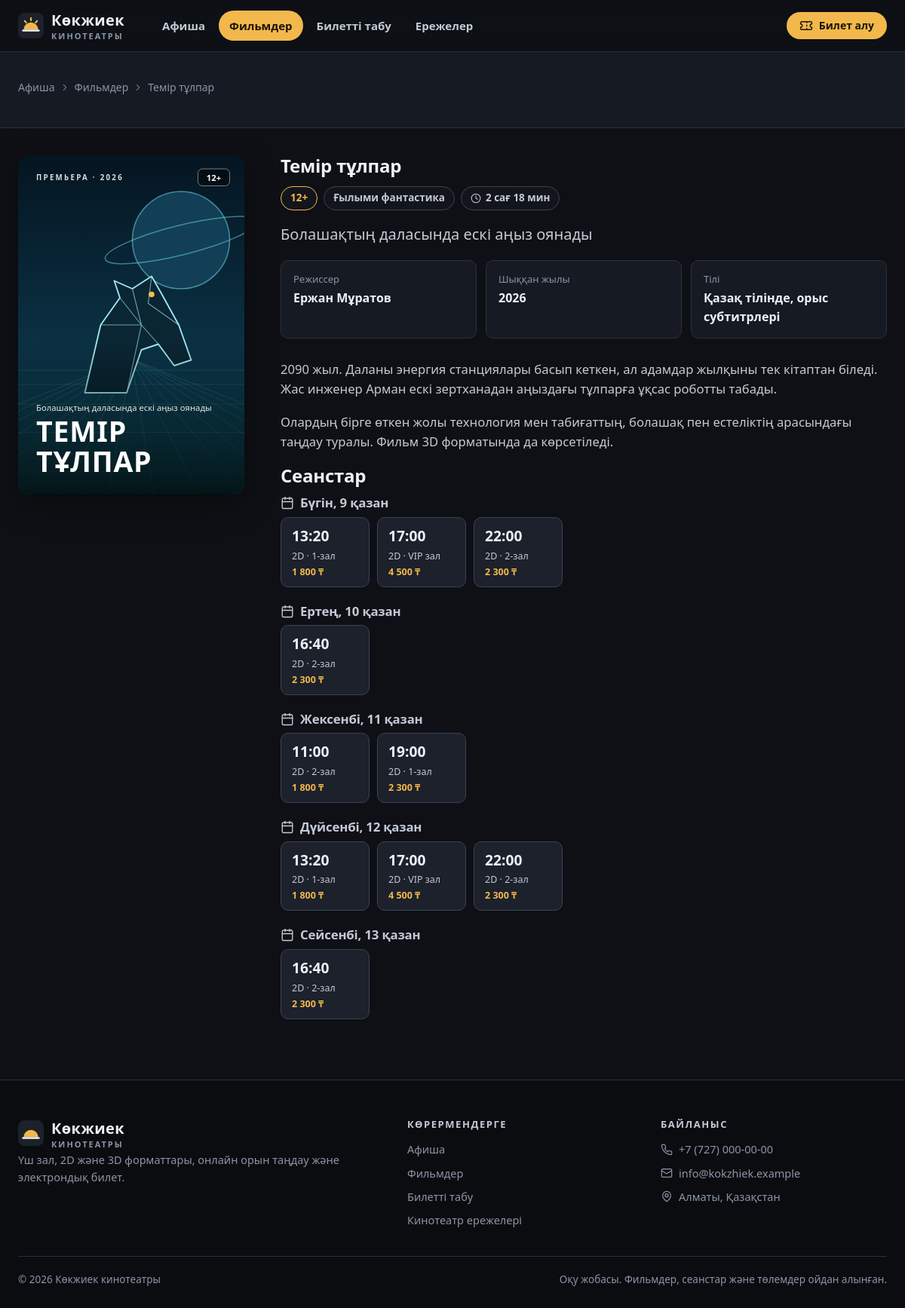
/movies/temir-tulpar, run on the app's committed database.
### tables this page shows
CREATE TABLE movies (
    id INTEGER PRIMARY KEY AUTOINCREMENT,
    slug TEXT NOT NULL UNIQUE,
    title TEXT NOT NULL,
    genre TEXT NOT NULL,
    duration_min INTEGER NOT NULL,
    age_rating TEXT NOT NULL,
    director TEXT NOT NULL,
    language TEXT NOT NULL,
    year INTEGER NOT NULL,
    tagline TEXT NOT NULL,
    description TEXT NOT NULL,
    featured INTEGER NOT NULL DEFAULT 0
);

CREATE TABLE showtimes (
    id INTEGER PRIMARY KEY AUTOINCREMENT,
    movie_id INTEGER NOT NULL REFERENCES movies (id),
    hall_id INTEGER NOT NULL REFERENCES halls (id),
    starts_at TEXT NOT NULL,
    format TEXT NOT NULL CHECK (format IN ('2D', '3D')),
    price INTEGER NOT NULL
);

CREATE TABLE halls (
    id INTEGER PRIMARY KEY AUTOINCREMENT,
    name TEXT NOT NULL,
    rows_count INTEGER NOT NULL,
    seats_per_row INTEGER NOT NULL,
    kind TEXT NOT NULL CHECK (kind IN ('standard', 'vip'))
);

### kokzhiek/views.py (the view)
@bp.route("/movies/<slug>")
def movie_detail(slug):
    movie = catalog.get_movie(slug)
    if movie is None:
        abort(404)
    return render_template("movies/detail.html", movie=movie, days=catalog.showtimes_for_movie(movie["id"]))

### kokzhiek/catalog.py (called while the page is built)
def now_text():
    return datetime.now().strftime("%Y-%m-%d %H:%M")

def get_movie(slug):
    return get_db().execute("SELECT * FROM movies WHERE slug = ?", (slug,)).fetchone()

def showtimes_for_movie(movie_id):
    rows = get_db().execute(
        SHOWTIME_QUERY + " WHERE s.movie_id = ? AND s.starts_at > ? ORDER BY s.starts_at",
        (movie_id, now_text()),
    ).fetchall()
    days = []
    for row in rows:
        day = row["starts_at"][:10]
        if not days or days[-1]["day"] != day:
            days.append({"day": day, "showtimes": []})
        days[-1]["showtimes"].append(row)
    return days

### kokzhiek/db.py (called while the page is built)
def get_db():
    if "db" not in g:
        g.db = sqlite3.connect(current_app.config["DATABASE"])
        g.db.row_factory = sqlite3.Row
        g.db.execute("PRAGMA foreign_keys = ON")
    return g.db

### kokzhiek/filters.py (called while the page is built)
def to_datetime(value):
    if isinstance(value, datetime):
        return value
    if isinstance(value, date):
        return datetime(value.year, value.month, value.day)
    text = str(value)
    return datetime.strptime(text[:16], "%Y-%m-%d %H:%M") if len(text) >= 16 else datetime.strptime(text[:10], "%Y-%m-%d")

def format_number(value):
    return f"{int(round(value)):,}".replace(",", NBSP)

def format_money(value):
    return f"{format_number(value)}{NBSP}₸"

def format_date(value, weekday=True):
    moment = to_datetime(value)
    text = f"{moment.day}{NBSP}{MONTHS[moment.month - 1]}"
    if weekday:
        text += f", {WEEKDAYS[moment.weekday()]}"
    return text

def format_time(value):
    return to_datetime(value).strftime("%H:%M")

def day_label(value):
    day = to_datetime(value).date()
    today = date.today()
    if day == today:
        return "Бүгін"
    if day == today + timedelta(days=1):
        return "Ертең"
    return WEEKDAYS[day.weekday()].capitalize()

def format_duration(minutes):
    hours, rest = divmod(int(minutes), 60)
    return f"{hours}{NBSP}сағ {rest:02d}{NBSP}мин" if hours else f"{rest}{NBSP}мин"

def init_app(app):
    app.jinja_env.filters.update(
        number=format_number,
        money=format_money,
        kzdate=format_date,
        hhmm=format_time,
        day_label=day_label,
        duration=format_duration,
        phone=format_phone,
    )
    app.jinja_env.globals["barcode"] = barcode
    @app.context_processor
    def inject_globals():
        return {"current_year": date.today().year}

### kokzhiek/templates/movies/detail.html (shortened to what this page needs)
{% extends "base.html" %}
{% block content %}
<header class="page-header">
  <div class="container">
    <ol class="breadcrumbs">
      <li><a href="{{ url_for('main.index') }}">Афиша</a>{{ icon("chevron-right", 14) }}</li>
      <li><a href="{{ url_for('main.movies') }}">Фильмдер</a>{{ icon("chevron-right", 14) }}</li>
      <li aria-current="page">{{ movie.title }}</li>
    </ol>
  </div>
</header>
<section class="page-body">
  <div class="container movie-layout">
    <img class="poster" src="{{ url_for('static', filename='img/posters/' ~ movie.slug ~ '.svg') }}" alt="«{{ movie.title }}» фильмінің постері" width="300" height="450">
    <div>
      <h1>{{ movie.title }}</h1>
      <ul class="meta">
        <li class="pill pill-age">{{ movie.age_rating }}</li>
        <li class="pill">{{ movie.genre }}</li>
        <li class="pill">{{ icon("clock", 14) }}{{ movie.duration_min|duration }}</li>
      </ul>
      <p class="hero-tagline">{{ movie.tagline }}</p>
      <dl class="facts">
        <div><dt>Режиссер</dt><dd>{{ movie.director }}</dd></div>
        <div><dt>Шыққан жылы</dt><dd>{{ movie.year }}</dd></div>
        <div><dt>Тілі</dt><dd>{{ movie.language }}</dd></div>
      </dl>
      <div class="prose">
        {% for paragraph in movie.description.split("\n\n") %}
          <p>{{ paragraph }}</p>
        {% endfor %}
      </div>
      <h2 id="sessions">Сеанстар</h2>
      {% if days %}
        {% for block in days %}
          <div class="day-block">
            <h3>{{ icon("calendar", 18) }}{{ block.day|day_label }}, {{ block.day|kzdate(false) }}</h3>
            <ul class="showtime-grid">
              {% for item_showtime in block.showtimes %}
                {% set sold_out = item_showtime.seats_left <= 0 %}
                <li>
                  <a class="showtime{% if sold_out %} is-sold{% endif %}" href="{{ url_for('main.showtime', showtime_id=item_showtime.id) }}">
                    <strong>{{ item_showtime.starts_at|hhmm }}</strong>
                    <span>{{ item_showtime.format }} · {{ item_showtime.hall_name }}</span>
                    <span class="price">{% if sold_out %}Орын жоқ{% else %}{{ item_showtime.price|money }}{% endif %}</span>
                  </a>
                </li>
              {% endfor %}
            </ul>
          </div>
        {% endfor %}
      {% else %}
        <div class="empty-state">
          {{ icon("calendar", 36) }}
          <h3>Жақын күндері сеанс жоқ</h3>
          <p>Афишаны кейінірек тексеріңіз.</p>
        </div>
      {% endif %}
    </div>
  </div>
</section>
{% endblock %}

### kokzhiek/static/css/style.css (style rules this page uses)
:root { --bg: #0e1015; --surface: #161a22; --surface-2: #1c212b; --surface-3: #242a36; --line: #2a3140; --line-2: #394256; --text: #eef1f6; --text-2: #c3cad6; --muted: #8b95a7; --accent: #f2b84b; --accent-hover: #f6c96f; --accent-ink: #1b1406; --accent-soft: rgba(242, 184, 75, 0.14); --red: #ef6b62; --red-soft: rgba(239, 107, 98, 0.14); --green: #46c08a; --green-soft: rgba(70, 192, 138, 0.14); --blue: #6db3f2; --blue-soft: rgba(109, 179, 242, 0.14); --seat: #2b3244; --seat-line: #3d465d; --radius-sm: 6px; --radius: 10px; --radius-lg: 16px; --shadow: 0 12px 40px rgba(0, 0, 0, 0.35); --font: "Segoe UI", system-ui, -apple-system, "Helvetica Neue", Roboto, Arial, sans-serif; --container: 1200px; --header-h: 68px; color-scheme: dark; }
*, *::before, *::after { box-sizing: border-box; }
html { scroll-behavior: smooth; -webkit-text-size-adjust: 100%; }
body { margin: 0; min-height: 100vh; display: flex; flex-direction: column; font-family: var(--font); font-size: 16px; line-height: 1.6; color: var(--text); background: var(--bg); -webkit-font-smoothing: antialiased; }
h1, h2, h3 { margin: 0 0 0.5em; line-height: 1.2; letter-spacing: -0.01em; }
p { margin: 0 0 1em; }
a { color: var(--accent); text-underline-offset: 3px; }
img { max-width: 100%; display: block; }
ul, ol { margin: 0; padding: 0; }
.container { width: 100%; max-width: var(--container); margin: 0 auto; padding: 0 24px; }
.icon { display: inline-block; flex-shrink: 0; vertical-align: middle; }
.hero-tagline { font-size: 1.25rem; color: var(--text-2); margin-bottom: 18px; }
.meta { display: flex; flex-wrap: wrap; align-items: center; gap: 8px; margin-bottom: 16px; list-style: none; }
.pill { display: inline-flex; align-items: center; gap: 6px; padding: 4px 12px; border: 1px solid var(--line-2); border-radius: 999px; font-size: 13.5px; font-weight: 600; color: var(--text-2); background: rgba(22, 26, 34, 0.6); white-space: nowrap; }
.pill-age { border-color: var(--accent); color: var(--accent); }
.showtime-grid { display: flex; flex-wrap: wrap; gap: 10px; list-style: none; }
.showtime { display: grid; gap: 1px; min-width: 118px; padding: 9px 14px; border: 1px solid var(--line-2); border-radius: var(--radius); background: var(--surface-2); color: var(--text-2); text-decoration: none; transition: border-color 0.15s ease, transform 0.15s ease; }
.showtime strong { font-size: 1.2rem; color: var(--text); font-variant-numeric: tabular-nums; }
.showtime span { font-size: 12.5px; }
.showtime .price { color: var(--accent); font-weight: 700; }
.page-header { padding: 36px 0 28px; border-bottom: 1px solid var(--line); background: var(--surface); }
.breadcrumbs { display: flex; flex-wrap: wrap; align-items: center; gap: 6px; margin-bottom: 14px; list-style: none; font-size: 14px; color: var(--muted); }
.breadcrumbs li { display: inline-flex; align-items: center; gap: 6px; }
.breadcrumbs a { color: var(--muted); text-decoration: none; }
.page-body { padding: 36px 0 80px; }
.movie-layout { display: grid; grid-template-columns: 300px minmax(0, 1fr); gap: 48px; align-items: start; }
.movie-layout .poster { border-radius: var(--radius-lg); box-shadow: var(--shadow); }
.facts { display: grid; grid-template-columns: repeat(3, minmax(0, 1fr)); gap: 12px; margin: 0 0 28px; }
.facts div { padding: 14px 16px; background: var(--surface); border: 1px solid var(--line); border-radius: var(--radius); }
.facts dt { font-size: 13px; color: var(--muted); }
.facts dd { margin: 2px 0 0; font-weight: 700; }
.prose p { color: var(--text-2); font-size: 1.04rem; }
.day-block + .day-block { margin-top: 22px; }
.day-block h3 { display: flex; align-items: center; gap: 8px; font-size: 1.05rem; color: var(--text-2); }

### data on the page
movies: title "Темір тұлпар", slug (picture), age_rating "12+", genre "Ғылыми фантастика", duration_min|duration "2 сағ 18 мин", tagline "Болашақтың даласында ескі аңыз оянады", director "Ержан Мұратов", year "2026", language "Қазақ тілінде, орыс субтитрлері"
showtimes: starts_at|hhmm "13:20", format "2D", hall_name "1-зал", price "1 800 ₸"
showtimes: starts_at|hhmm "17:00", format "2D", hall_name "VIP зал", price "4 500 ₸"
showtimes: starts_at|hhmm "22:00", format "2D", hall_name "2-зал", price "2 300 ₸"
showtimes: starts_at|hhmm "16:40", format "2D", hall_name "2-зал", price "2 300 ₸"
showtimes: starts_at|hhmm "11:00", format "2D", hall_name "2-зал", price "1 800 ₸"
showtimes: starts_at|hhmm "19:00", format "2D", hall_name "1-зал", price "2 300 ₸"
showtimes: starts_at|hhmm "13:20", format "2D", hall_name "1-зал", price "1 800 ₸"
showtimes: starts_at|hhmm "17:00", format "2D", hall_name "VIP зал", price "4 500 ₸"
showtimes: starts_at|hhmm "22:00", format "2D", hall_name "2-зал", price "2 300 ₸"
showtimes: starts_at|hhmm "16:40", format "2D", hall_name "2-зал", price "2 300 ₸"

### other printed values
{{ paragraph }} "2090 жыл. Даланы энергия станциялары басып кеткен, ал адамдар жылқыны тек кітаптан біледі. Жас инженер Арман ескі зертханадан аңыздағы тұлпарға ұқсас роботты табады." "Олардың бірге өткен жолы технология мен табиғаттың, болашақ пен естеліктің арасындағы таңдау туралы. Фильм 3D форматында да көрсетіледі."
{{ block.day|day_label }} "Бүгін" "Ертең" "Жексенбі" "Дүйсенбі" "Сейсенбі"
{{ block.day|kzdate(false) }} "9 қазан" "10 қазан" "11 қазан" "12 қазан" "13 қазан"
